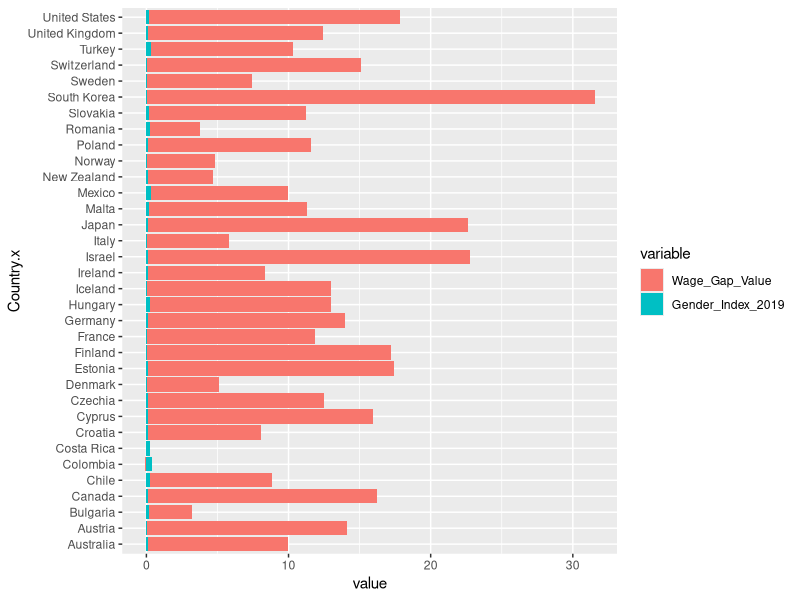

Write R code to recreate this figure.
# install.packages("plotly")
# install.packages("reshape2")
library(ggplot2)
library(reshape2)
library(dplyr)
df <- read.csv("../data/Clean_up Data for p02.csv")
# View(df)
#plot <- ggplot(df, aes(x=Country.x, y=Gender_Index_2019+Wage_Gap_Value)) + 
#  geom_bar(position="stack", stat = "identity") +
#  coord_flip()
df3 <- df %>% 
  select(Country.x, Wage_Gap_Value, Gender_Index_2019) %>%
  na.omit

df2 <- melt(df3, id.vars="Country.x")

plot2 <- ggplot(df2, aes(x=Country.x, y=value, fill=variable)) + 
  geom_bar(stat = "identity") + coord_flip()
